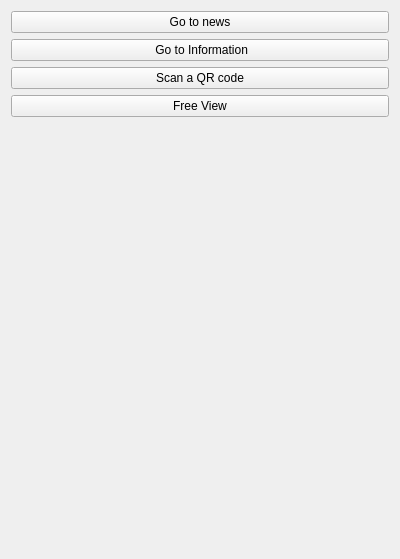
<?xml version="1.0" encoding="UTF-8"?>
<ui version="4.0">
 <class>menu</class>
 <widget class="QWidget" name="menu">
  <property name="geometry">
   <rect>
    <x>0</x>
    <y>0</y>
    <width>400</width>
    <height>559</height>
   </rect>
  </property>
  <property name="windowTitle">
   <string>Form</string>
  </property>
  <layout class="QGridLayout" name="gridLayout">
   <item row="4" column="2">
    <spacer name="verticalSpacer_2">
     <property name="orientation">
      <enum>Qt::Vertical</enum>
     </property>
     <property name="sizeHint" stdset="0">
      <size>
       <width>20</width>
       <height>70</height>
      </size>
     </property>
    </spacer>
   </item>
   <item row="0" column="1" colspan="2">
    <widget class="QPushButton" name="news">
     <property name="text">
      <string>Go to news</string>
     </property>
     <property name="iconSize">
      <size>
       <width>64</width>
       <height>64</height>
      </size>
     </property>
    </widget>
   </item>
   <item row="3" column="1" colspan="2">
    <widget class="QPushButton" name="freeview">
     <property name="text">
      <string>Free View</string>
     </property>
     <property name="iconSize">
      <size>
       <width>64</width>
       <height>64</height>
      </size>
     </property>
    </widget>
   </item>
   <item row="2" column="1" colspan="2">
    <widget class="QPushButton" name="qr">
     <property name="text">
      <string>Scan a QR code</string>
     </property>
     <property name="iconSize">
      <size>
       <width>64</width>
       <height>64</height>
      </size>
     </property>
    </widget>
   </item>
   <item row="1" column="1" colspan="2">
    <widget class="QPushButton" name="info">
     <property name="text">
      <string> Go to Information</string>
     </property>
     <property name="iconSize">
      <size>
       <width>64</width>
       <height>64</height>
      </size>
     </property>
    </widget>
   </item>
  </layout>
 </widget>
 <resources/>
 <connections/>
</ui>
